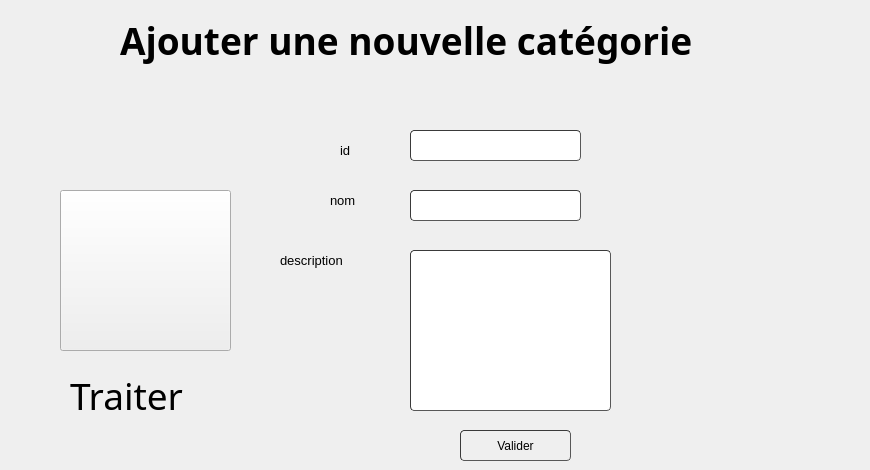
       <widget class="QWidget" name="page_14">
        <widget class="QLabel" name="label_46">
         <property name="geometry">
          <rect>
           <x>120</x>
           <y>10</y>
           <width>741</width>
           <height>61</height>
          </rect>
         </property>
         <property name="font">
          <font>
           <family>Nueva Std</family>
           <pointsize>28</pointsize>
           <weight>75</weight>
           <bold>true</bold>
          </font>
         </property>
         <property name="text">
          <string>Ajouter une nouvelle catégorie</string>
         </property>
         <property name="textFormat">
          <enum>Qt::RichText</enum>
         </property>
        </widget>
        <widget class="QLineEdit" name="id_c">
         <property name="geometry">
          <rect>
           <x>410</x>
           <y>130</y>
           <width>171</width>
           <height>31</height>
          </rect>
         </property>
         <property name="styleSheet">
          <string notr="true">	border-width: 1px; border-radius: 4px;
	border-color: rgb(58, 58, 58);
	border-style: inset;
	padding: 0 8px;


	selection-color: rgb(60, 63, 65);</string>
         </property>
        </widget>
        <widget class="QLineEdit" name="nom_c">
         <property name="geometry">
          <rect>
           <x>410</x>
           <y>190</y>
           <width>171</width>
           <height>31</height>
          </rect>
         </property>
         <property name="styleSheet">
          <string notr="true">	border-width: 1px; border-radius: 4px;
	border-color: rgb(58, 58, 58);
	border-style: inset;
	padding: 0 8px;


	selection-color: rgb(60, 63, 65);</string>
         </property>
        </widget>
        <widget class="QLabel" name="label_47">
         <property name="geometry">
          <rect>
           <x>340</x>
           <y>140</y>
           <width>41</width>
           <height>21</height>
          </rect>
         </property>
         <property name="font">
          <font>
           <pointsize>10</pointsize>
          </font>
         </property>
         <property name="text">
          <string>id</string>
         </property>
        </widget>
        <widget class="QLabel" name="label_48">
         <property name="geometry">
          <rect>
           <x>330</x>
           <y>190</y>
           <width>41</width>
           <height>21</height>
          </rect>
         </property>
         <property name="font">
          <font>
           <pointsize>10</pointsize>
          </font>
         </property>
         <property name="text">
          <string>nom</string>
         </property>
        </widget>
        <widget class="QLineEdit" name="desc">
         <property name="geometry">
          <rect>
           <x>410</x>
           <y>250</y>
           <width>201</width>
           <height>161</height>
          </rect>
         </property>
         <property name="styleSheet">
          <string notr="true">	border-width: 1px; border-radius: 4px;
	border-color: rgb(58, 58, 58);
	border-style: inset;
	padding: 0 8px;


	selection-color: rgb(60, 63, 65);</string>
         </property>
        </widget>
        <widget class="QLabel" name="label_49">
         <property name="geometry">
          <rect>
           <x>280</x>
           <y>250</y>
           <width>101</width>
           <height>21</height>
          </rect>
         </property>
         <property name="font">
          <font>
           <pointsize>10</pointsize>
          </font>
         </property>
         <property name="text">
          <string>description</string>
         </property>
        </widget>
        <widget class="QPushButton" name="Valider_c">
         <property name="geometry">
          <rect>
           <x>460</x>
           <y>430</y>
           <width>111</width>
           <height>31</height>
          </rect>
         </property>
         <property name="styleSheet">
          <string notr="true">	border-width: 1px; border-radius: 4px;
	border-color: rgb(58, 58, 58);
	border-style: inset;
	padding: 0 8px;


	selection-color: rgb(60, 63, 65);</string>
         </property>
         <property name="text">
          <string>Valider</string>
         </property>
         <property name="icon">
          <iconset>
           <normaloff>:/icons/icons8_checkmark_96px.png</normaloff>:/icons/icons8_checkmark_96px.png</iconset>
         </property>
        </widget>
        <widget class="QPushButton" name="traiter_c">
         <property name="geometry">
          <rect>
           <x>60</x>
           <y>190</y>
           <width>171</width>
           <height>161</height>
          </rect>
         </property>
         <property name="styleSheet">
          <string notr="true">image: url(:/new/prefix1/icons/1458512 (1).png);</string>
         </property>
         <property name="text">
          <string/>
         </property>
         <property name="icon">
          <iconset>
           <normaloff>:/icons/1458512 (1).png</normaloff>:/icons/1458512 (1).png</iconset>
         </property>
         <property name="iconSize">
          <size>
           <width>150</width>
           <height>150</height>
          </size>
         </property>
         <property name="autoDefault">
          <bool>false</bool>
         </property>
        </widget>
        <widget class="QLabel" name="label_50">
         <property name="geometry">
          <rect>
           <x>70</x>
           <y>370</y>
           <width>161</width>
           <height>51</height>
          </rect>
         </property>
         <property name="font">
          <font>
           <family>Nueva Std Cond</family>
           <pointsize>28</pointsize>
          </font>
         </property>
         <property name="text">
          <string>Traiter</string>
         </property>
        </widget>
       </widget>
